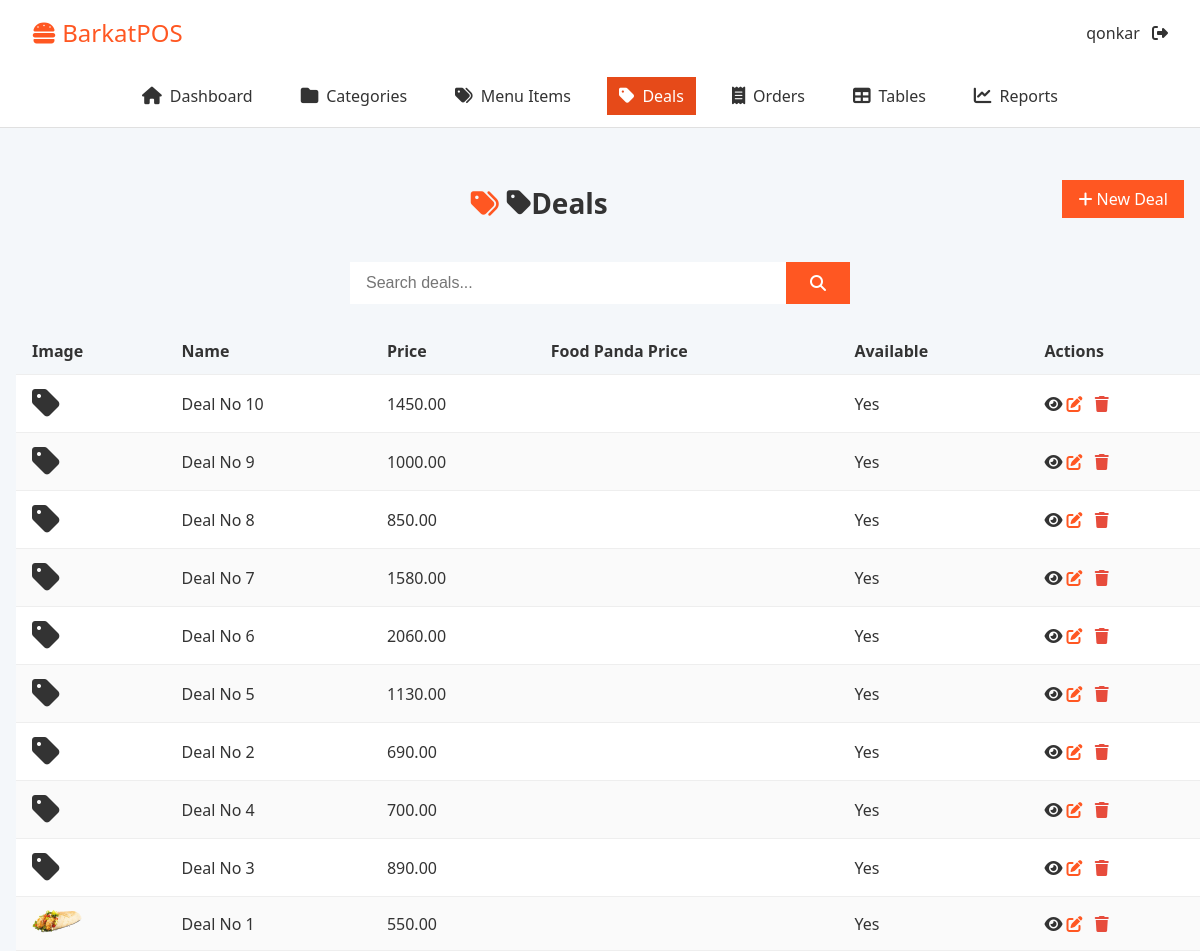
Page /deals/ (signed in) on the earlier database version.
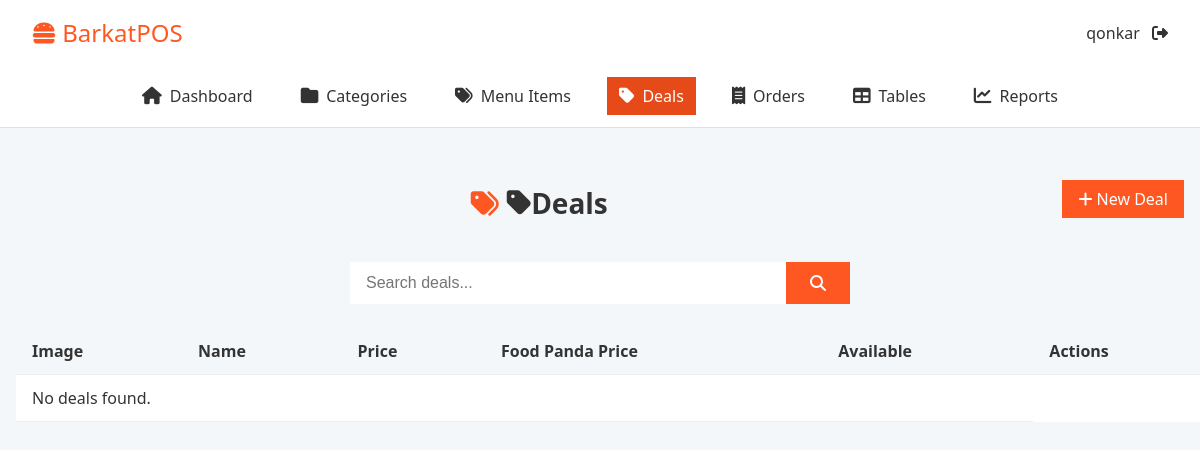
Same page on the later database version.
### core/models.py (models this page shows, shortened)
class Deal(models.Model):
    name = models.CharField(max_length=150, unique=True)
    description = models.TextField(blank=True)
    price = models.DecimalField(max_digits=10, decimal_places=2,
                                help_text="Total price for this deal")
    cost_price  = models.DecimalField(
                      max_digits=10,
                      decimal_places=2,
                      default=0,
                      help_text="Sum of ingredients' cost"
                  )
    food_panda_price = models.DecimalField(max_digits=10, decimal_places=2, null=True, blank=True)
    is_available = models.BooleanField(default=True)
    image = models.ImageField(upload_to='deals/', blank=True, null=True)
    items = models.ManyToManyField(
        MenuItem,
        through='DealItem',
        related_name='deals'
    )
    created_at = models.DateTimeField(auto_now_add=True)
    updated_at = models.DateTimeField(auto_now=True)

### core/views.py (the view)
# urls.py: path('deals/', DealListView.as_view(), name='deal_list'),
class DealListView(LoginRequiredMixin, ListView):
    model = Deal
    template_name = 'deals/deal_list.html'
    context_object_name = 'deals'
    paginate_by = 10
    def get_queryset(self):
        qs = super().get_queryset().order_by('-updated_at')
        q = self.request.GET.get('q')
        return qs.filter(name__icontains=q) if q else qs

### core/templates/deals/deal_list.html (shortened to what this page needs)
{% extends 'base.html' %}
{% block content %}
<div class="page-header">
  <h1><i class="fa fa-tag"></i> Deals</h1>
  <a href="{% url 'deal_create' %}" class="btn">
    <i class="fa fa-plus"></i> New Deal
  </a>
</div>
<form id="search-form" class="search-bar" action="" method="get">
  <input name="q" placeholder="Search deals..." value="{{ request.GET.q|default:'' }}">
  <button type="submit"><i class="fa fa-search"></i></button>
</form>
<table class="table">
  <thead>
    <tr>
      <th>Image</th>
      <th>Name</th>
      <th>Price</th>
      <th>Food Panda Price</th>
      <th>Available</th>
      <th>Actions</th>
    </tr>
  </thead>
  <tbody>
    {% for deal in deals %}
    <tr id="deal-{{ deal.pk }}">
      <td>
        {% if deal.image %}
          <img src="{{ deal.image.url }}" width="50">
        {% else %}
          <i class="fa fa-tag fa-2x"></i>
        {% endif %}
      </td>
      <td>{{ deal.name }}</td>
      <td>{{ deal.price }}</td>
      <td>{{ deal.food_panda_price|default:"" }}</td>
      <td>{{ deal.is_available|yesno:'Yes,No' }}</td>
      <td>
        <a href="{% url 'deal_detail' deal.pk %}"><i class="fa fa-eye"></i></a>
        <a href="{% url 'deal_edit' deal.pk %}" class="btn-edit"><i class="fa fa-edit"></i></a>
        <button class="btn-delete" data-url="{% url 'deal_delete' deal.pk %}">
          <i class="fa fa-trash"></i>
        </button>
      </td>
    </tr>
    {% empty %}
    <tr>
      <td colspan="5">No deals found.</td>
    </tr>
    {% endfor %}
  </tbody>
</table>
{% endblock %}

Differences in the rows shown:
removed Deal: name "Deal No 10", price "1450.00", is_available "Yes"
removed Deal: name "Deal No 9", price "1000.00", is_available "Yes"
removed Deal: name "Deal No 8", price "850.00", is_available "Yes"
removed Deal: name "Deal No 7", price "1580.00", is_available "Yes"
removed Deal: name "Deal No 6", price "2060.00", is_available "Yes"
removed Deal: name "Deal No 5", price "1130.00", is_available "Yes"
removed Deal: name "Deal No 2", price "690.00", is_available "Yes"
removed Deal: name "Deal No 4", price "700.00", is_available "Yes"
removed Deal: name "Deal No 3", price "890.00", is_available "Yes"
removed Deal: image (picture), name "Deal No 1", price "550.00", is_available "Yes"
Other differences:
text now shown: "No deals found."
